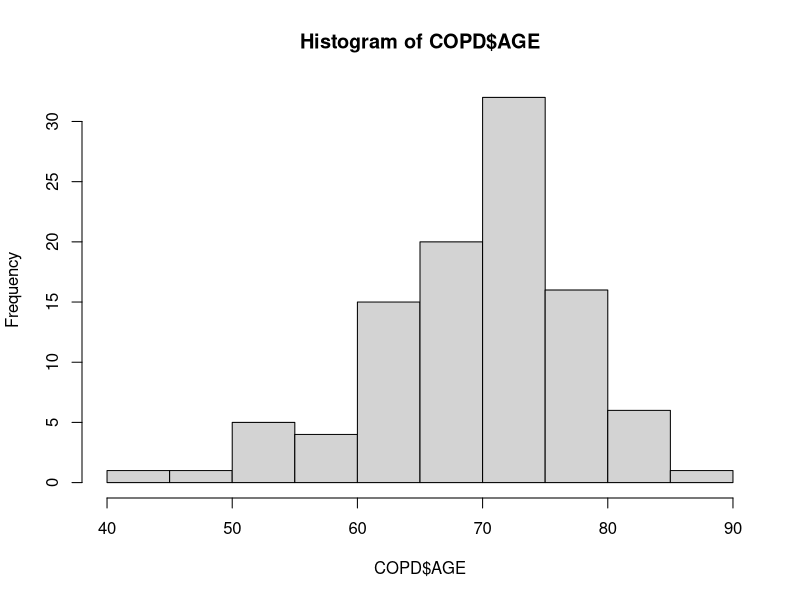
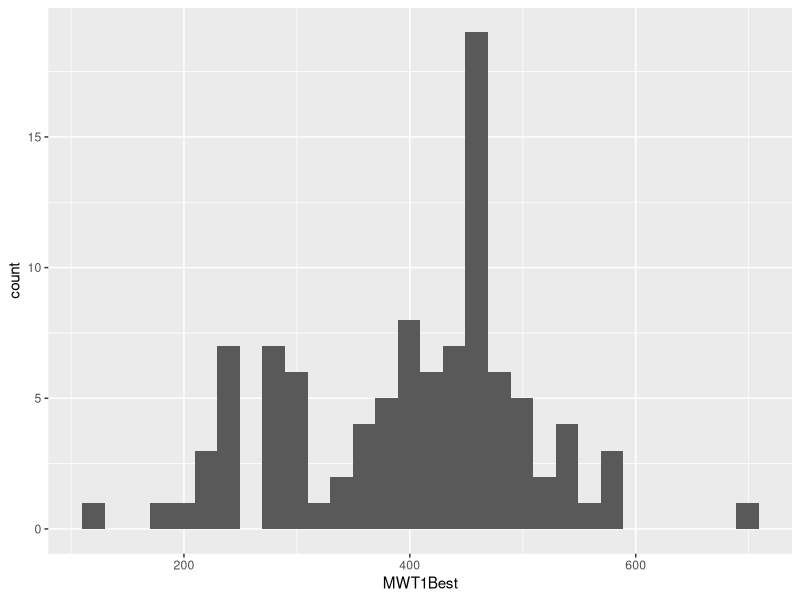
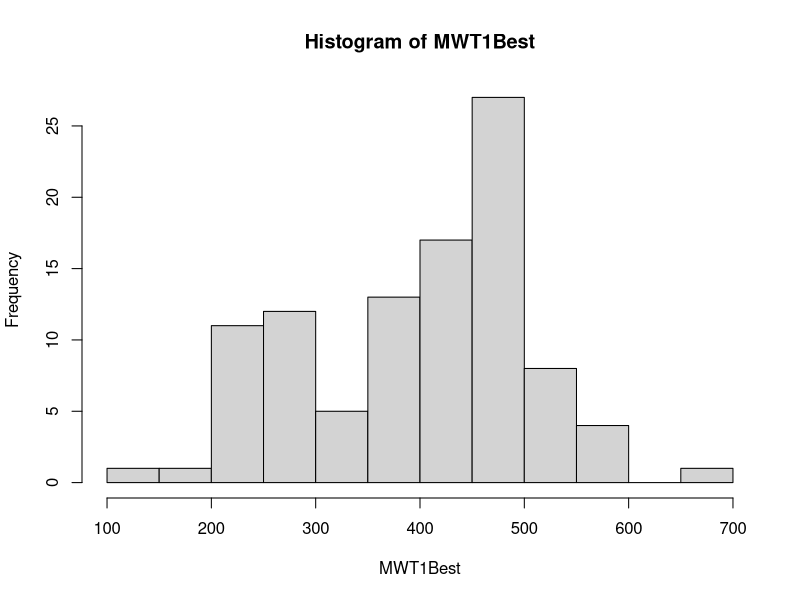
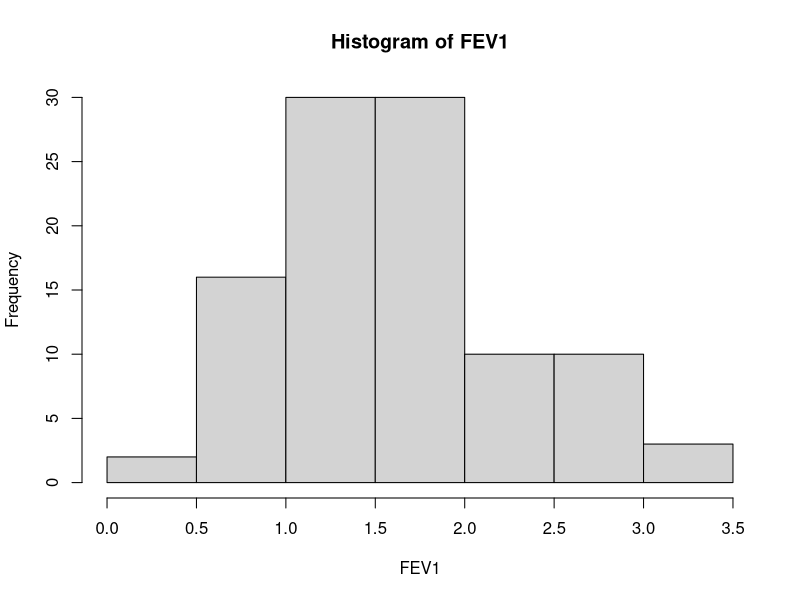
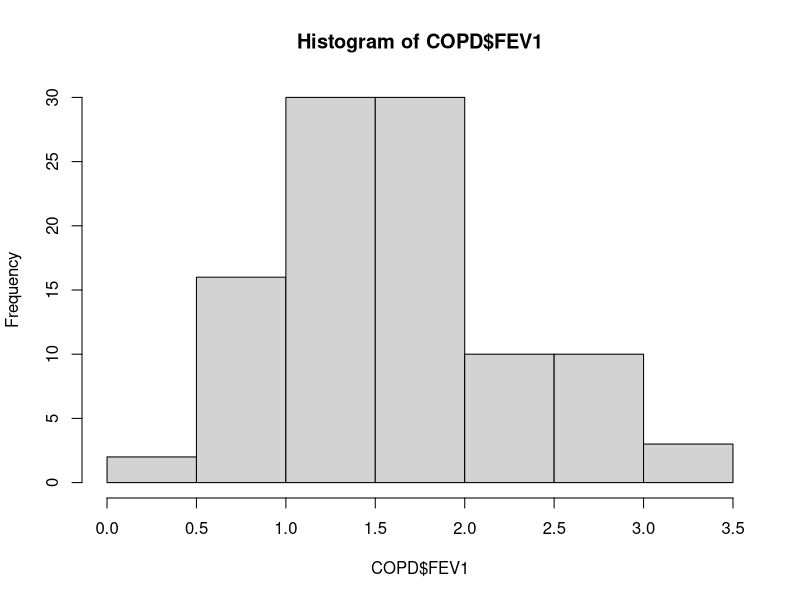
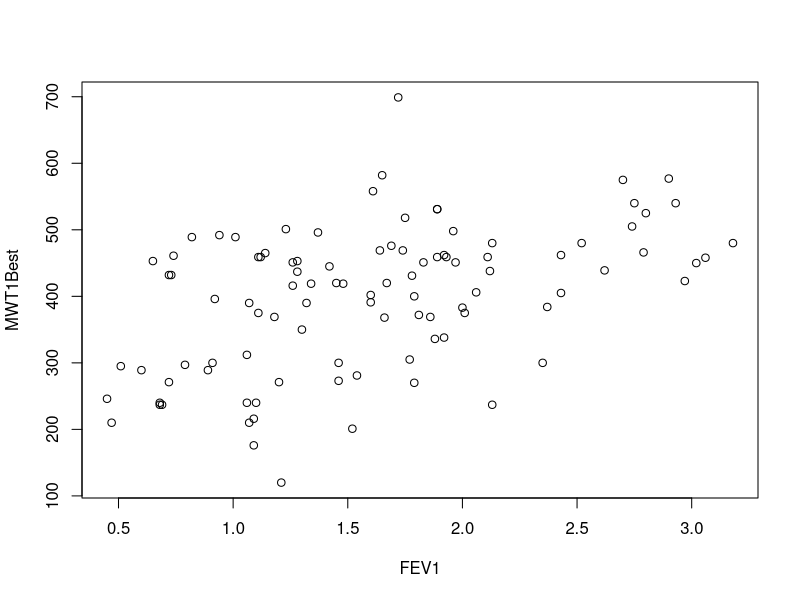
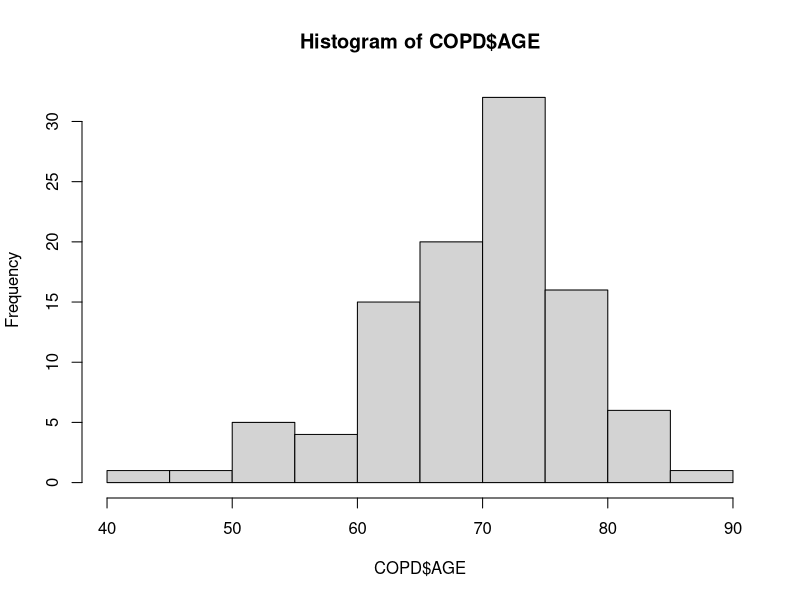
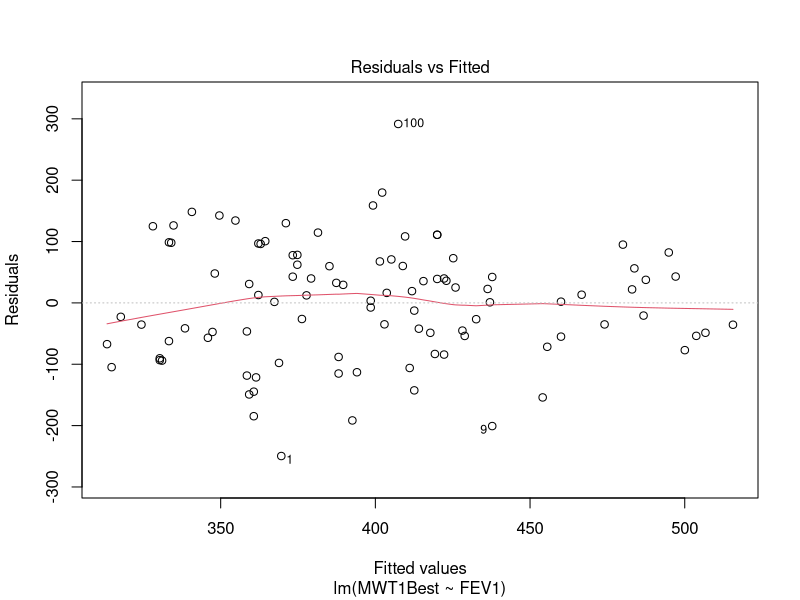

R code for these plots, in order: (Note: this script raises an error after producing the figures.)
library(tidyverse)
library(readr)

# Preliminaries


COPD <- read_csv("COPD_student_dataset.csv")
COPD

# Examining the dataset
dim(COPD)
colnames(COPD)
str(COPD)
head(COPD)
class(COPD$AGE)
summary(COPD$AGE) #gives NAs,if any 
hist(COPD$AGE)
#categorical variable
class(COPD$COPDSEVERITY)
class(COPD$gender)
table(COPD$COPDSEVERITY,exclude = NULL)
COPD$COPDSEVERITY <- as_factor(COPD$COPDSEVERITY)
class(COPD$COPDSEVERITY)
COPD$gender <- as_factor(COPD$gender)
class(COPD$gender)

ggplot(data=COPD) + geom_histogram(aes(x=MWT1Best))

hist(COPD$MWT1Best, main="Histogram of MWT1Best", xlab="MWT1Best", breaks=12)
subset(COPD, MWT1Best > 650)
subset(COPD, MWT1Best > 600 | MWT1Best < 150) 
hist(COPD$FEV1, main="Histogram of FEV1", xlab="FEV1")   
summary(COPD$MWT1Best)
mean(COPD$MWT1Best, na.rm = TRUE)
  sd(COPD$MWT1Best, na.rm = TRUE)
range(COPD$MWT1Best,na.rm = TRUE)  
IQR(COPD$MWT1Best,na.rm = TRUE)
desc<- list("Summary" = summary(COPD$MWT1Best), "Mean" = mean(COPD$MWT1Best, na.rm=TRUE), "Standard Deviation" = sd(COPD$MWT1Best, na.rm=TRUE), "Range" = range(COPD$MWT1Best, na.rm=TRUE), "Inter-Quartile Range" = IQR(COPD$MWT1Best, na.rm=TRUE)) 

desc

hist(COPD$FEV1)
summary(COPD$FEV1)
sd(COPD$FEV1)

plot(COPD$FEV1, COPD$MWT1Best, xlab = "FEV1", ylab = "MWT1Best") 

cor.test(COPD$FEV1,COPD$MWT1Best,use="complete.obs",method="pearson")

cor.test(COPD$FEV1,COPD$MWT1Best,use="complete.obs",method="spearman")
# General formula
# cor.test(x, y, method=c(“pearson”, “kendall”, “spearman”))

hist(COPD$AGE)
summary(COPD$AGE)
sd(COPD$AGE)

cor.test(COPD$AGE,COPD$FEV1,use="complete.obs",method="pearson")
cor.test(COPD$AGE,COPD$FEV1,use="complete.obs",method="spearman")


# Linear Regression Proper

MWT1Best_FEV1 <- lm(MWT1Best~FEV1,data = COPD)
summary(MWT1Best_FEV1)
confint(MWT1Best_FEV1)
plot(MWT1Best_FEV1)  #didn't work, have to troubleshoot.

par(mfrow=c(1,1)) 

MWT1Best_AGE <- lm(MWT1Best~AGE,data = COPD)
summary(MWT1Best_AGE)
confint(MWT1Best_AGE)
plot(MWT1Best_AGE)





# Multiple Linear Regression

MWT1Best_FEV1_AGE <- lm(MWT1Best~FEV1+AGE,data = COPD)
summary(MWT1Best_FEV1_AGE)
confint(MWT1Best_FEV1_AGE)
plot(MWT1Best_FEV1_AGE)

# MLR Practice

MWT1Best_FVC <- lm(MWT1Best~FVC,data = COPD)
summary(MWT1Best_FVC)

MWT1Best_FVC_AGE <- lm(MWT1Best~FVC+AGE,data = COPD)
summary(MWT1Best_FVC_AGE)
confint(MWT1Best_FVC_AGE)
plot(MWT1Best_FVC_AGE)



IQR((cop))